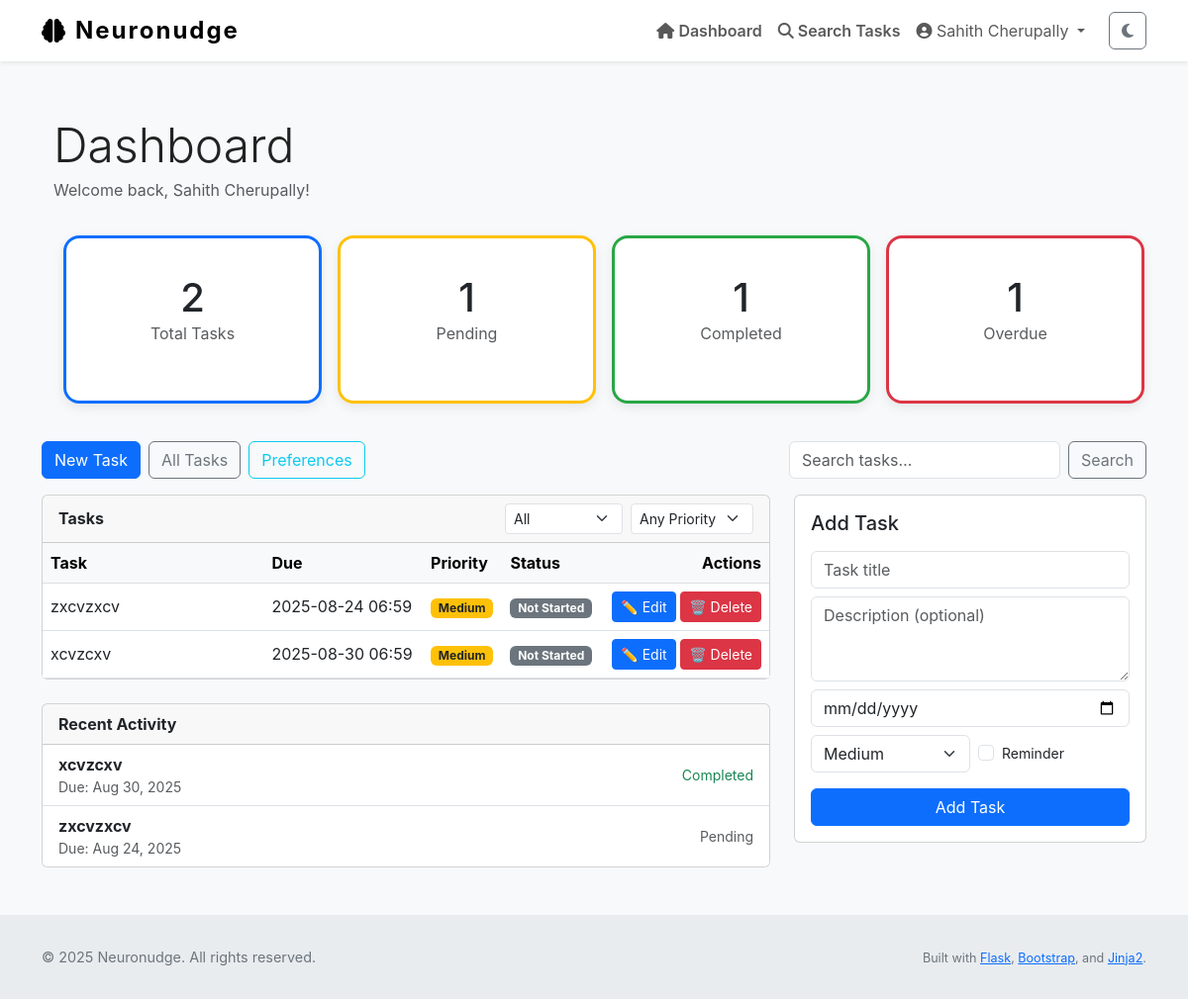
/dashboard/custom (signed in), run on an earlier commit of the app's database.
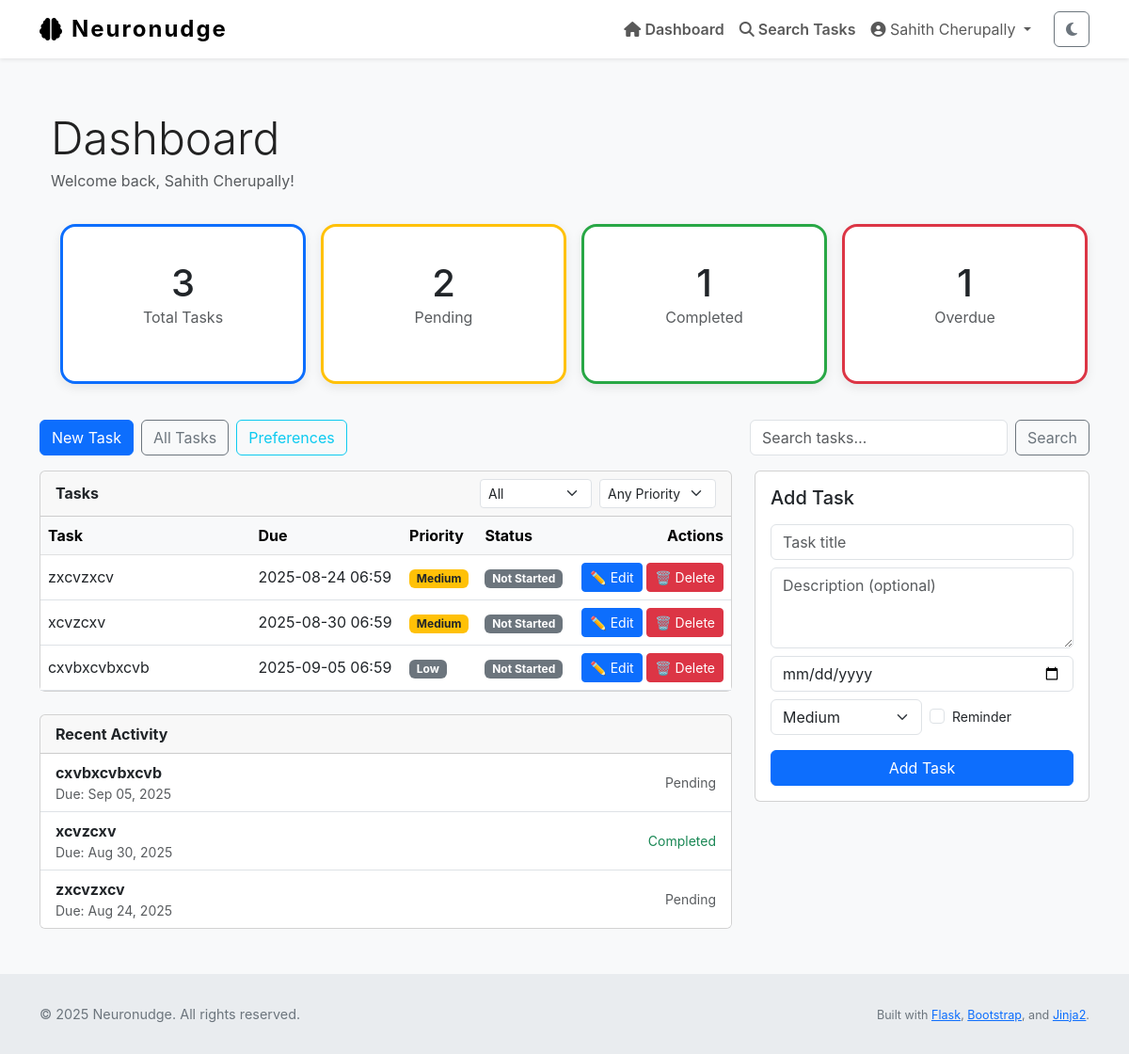
And on a later commit of the database.
### Neuronudge/models.py (models this page shows, shortened)
class Task(db.Model):
    id = db.Column(db.Integer, primary_key=True)
    title = db.Column(db.String(255), nullable=False)
    description = db.Column(db.Text, nullable=False)
    due_date = db.Column(db.DateTime)
    completed = db.Column(db.Boolean, default=False)
    priority = db.Column(db.Integer, default=2)         # 1 = high, 2 = med, 3 = low
    status = db.Column(db.String(20), default='not started')
    reminder_set = db.Column(db.Boolean, default=False)
    created_at = db.Column(db.DateTime, default=datetime.utcnow)
    updated_at = db.Column(db.DateTime, default=datetime.utcnow, onupdate=datetime.utcnow)
    user_id = db.Column(db.Integer, db.ForeignKey('user.id'), nullable=False)

### Neuronudge/views.py (the view, shortened to what this page needs)
@main.route('/dashboard/custom', methods=['GET', 'POST'])
@login_required
def dashboard_customized():
    task_form = TaskForm()
    import json
    preferences = {}
    try:
        prefs_obj = getattr(current_user, 'preferences', None)
        if prefs_obj:
            preferences = {
                "focus_time": getattr(prefs_obj, 'focus_time', 25),
                "break_time": getattr(prefs_obj, 'break_time', 5),
                "long_break_time": getattr(prefs_obj, 'long_break_time', 15),
                "session_goal": getattr(prefs_obj, 'session_goal', 4),
                "notifications_enabled": bool(getattr(prefs_obj, 'notifications_enabled', True)),
                "dark_mode_enabled": bool(getattr(prefs_obj, 'dark_mode_enabled', False)),
                "theme_color": getattr(prefs_obj, 'theme_color', 'blue'),
                "font_size": getattr(prefs_obj, 'font_size', 'medium'),
                "sound_enabled": bool(getattr(prefs_obj, 'sound_enabled', True))
            }
    except Exception as e:
        current_app.logger.exception(f"Error loading preferences for user {getattr(current_user, 'id', 'unknown')}: {e}")
        preferences = {}
    default_preferences = {
        "feature_timer": True,
        "feature_focus_mode": False,
        "feature_scroll_autostart": True,
        "feature_task_stats": False,
        "feature_task_timer": True,
        "feature_deadline_tracker": True,
        "feature_custom_colors": False,
        "feature_auto_reminders": False,
        "feature_priority_sort": True,
        "feature_task_export": False,
        "feature_progress_graphs": False
    }
    for key, value in default_preferences.items():
        if key not in preferences:
            preferences[key] = value
    page = request.args.get('page', 1, type=int)
    per_page = 10
    filter_status = request.args.get('status', 'all')
    filter_priority = request.args.get('priority', 'all')
    search_term = request.args.get('search', '').strip()
    base_query = Task.query.filter_by(user_id=current_user.id)
    if filter_status == 'completed':
        base_query = base_query.filter_by(completed=True)
    elif filter_status == 'pending':
        base_query = base_query.filter_by(completed=False)
    if filter_priority in ['1', '2', '3']:
        base_query = base_query.filter_by(priority=int(filter_priority))
    if search_term:
        try:
            base_query = base_query.filter(Task.title.ilike(f'%{search_term}%'))
        except Exception:
            base_query = base_query.filter(Task.title.like(f'%{search_term}%'))
    try:
        ordered_query = base_query.order_by(Task.priority.asc(), Task.due_date.asc().nulls_last())
    except Exception:
        ordered_query = base_query.order_by(Task.priority.asc(), Task.due_date.asc())
    paginated_tasks = ordered_query.paginate(page=page, per_page=per_page, error_out=False)
    tasks_all = Task.query.filter_by(user_id=current_user.id).all()
    recent_tasks = Task.query.filter_by(user_id=current_user.id).order_by(Task.created_at.desc()).limit(10).all()
    total_tasks = Task.query.filter_by(user_id=current_user.id).count()
    pending_tasks = Task.query.filter_by(user_id=current_user.id, completed=False).count()
    completed_tasks = Task.query.filter_by(user_id=current_user.id, completed=True).count()
    overdue_tasks = Task.query.filter(
        Task.user_id == current_user.id,
        Task.completed == False,
        Task.due_date != None,
        Task.due_date < datetime.utcnow()
    ).count()
    task_counts = {
        'total': total_tasks,
        'pending': pending_tasks,
        'completed': completed_tasks,
        'overdue': overdue_tasks
    }
    onboarding = OnboardingPreferences.query.filter_by(user_id=current_user.id).first()
    features = set()
    try:
        if current_user.dashboard_features:
            if isinstance(current_user.dashboard_features, (list, tuple, set)):
                features.update(current_user.dashboard_features)
            else:
                try:
                    parsed = json.loads(current_user.dashboard_features)
                    if isinstance(parsed, (list, tuple, set)):
                        features.update(parsed)
                except Exception:
                    pass
    except Exception:
        pass
    try:
        if getattr(current_user, 'feature_timer', False):
            features.add('timer')
            features.add('task_timer')
    except Exception:
        pass
    try:
        if getattr(current_user, 'feature_task_timer', False):
            features.add('task_timer')
            features.add('timer')
    except Exception:
        pass
    try:
        if getattr(current_user, 'feature_focus_mode', False):
            features.add('focus_mode')
    except Exception:
        pass
    try:
        if getattr(current_user, 'feature_scroll_autostart', False):
            features.add('scroll_autostart')
    except Exception:
        pass
    try:
        if getattr(current_user, 'feature_task_stats', False):
            features.add('task_stats')
    except Exception:
        pass
    try:
        if getattr(current_user, 'feature_deadline_tracker', False):
            features.add('deadline_tracker')
    except Exception:
        pass
    try:
        if getattr(current_user, 'feature_custom_colors', False):
            features.add('custom_colors')
    except Exception:
        pass
    try:
        if getattr(current_user, 'feature_auto_reminders', False):
            features.add('auto_reminders')
            features.add('reminders')
    except Exception:
        pass
    try:
        if getattr(current_user, 'feature_priority_sort', False):
            features.add('priority_sort')
    except Exception:
        pass
    try:
        if getattr(current_user, 'feature_task_export', False):
            features.add('task_export')
    except Exception:
        pass
    try:
        if getattr(current_user, 'feature_progress_graphs', False):
            features.add('progress_graphs')
            features.add('graphs')
    except Exception:
        pass
    normalized = set()
    features = sorted(list(normalized))
    feature_map = {
        "feature_timer": "timer",
        "feature_focus_mode": "focus_mode",
        "feature_scroll_autostart": "scroll_autostart",
        "feature_task_stats": "task_stats",
        "feature_task_timer": "task_timer",
        "feature_deadline_tracker": "deadline_tracker",
        "feature_custom_colors": "custom_colors",
        "feature_auto_reminders": "reminders",     # << maps to reminders card
        "feature_priority_sort": "priority_sort",
        "feature_task_export": "task_export",
        "feature_progress_graphs": "graphs",       # << maps to graphs
    }
    features = set()
    for fkey, short in feature_map.items():
        if getattr(current_user, fkey, False):
            features.add(short)
    features = sorted(list(features))
    return render_template(
        'dashboard_customized.html',
        user=current_user,
        tasks=tasks_all,
        recent_tasks=recent_tasks,
        task_counts=task_counts,
        filter_status=filter_status,
        filter_priority=filter_priority,
        search_term=search_term,
        paginated_tasks=paginated_tasks,
        onboarding=onboarding,
        features=features,
        preferences=preferences,
        task_form=task_form
    )

### Neuronudge/forms.py (shortened to what this page needs)
class TaskForm(FlaskForm):
    title = StringField("Title", validators=[DataRequired()])
    description = TextAreaField("Description")
    due_date = DateField("Due Date", validators=[DataRequired()])
    due_time = TimeField("Due Time (optional)", validators=[Optional()])
    submit = SubmitField("Save Task")
    reminder_set = BooleanField("Set Reminder?")
    priority = SelectField(
    "Priority",
    choices=[
        ("1", "High"),
        ("2", "Medium"),
        ("3", "Low"),
    ],
    default="2",
    validators=[DataRequired()]
)
    status = SelectField(
        "Status",
        choices=[("not_started", "Not Started"),
                 ("in_progress", "In Progress"),
                 ("completed", "Completed")],
        default="not_started"
    )

### Neuronudge/templates/dashboard_customized.html (shortened to what the changed rows need)
{% extends "layout.html" %}
{% block content %}
<div class="container py-4">
  <div class="d-flex justify-content-between align-items-start mb-4">
    <div>
      <h1 class="display-5 mb-1">Dashboard</h1>
    </div>
  </div>
  <div class="row g-3 mb-4">
  <div class="col-12 col-md-3">
    <button type="button"
            class="card h-100 w-100 text-center btn summary-card-btn {% if (request.args.get('status') or 'all') == 'all' %}active-summary{% endif %}"
            data-href="{{ url_for('main.all_tasks', status='all') }}"
            data-status="all"
            aria-label="Show all tasks">
      <div class="card-body">
        <div class="h1 mb-0">{{ task_counts.total }}</div>
        <div class="text-muted">Total Tasks</div>
      </div>
    </button>
  </div>
  <div class="col-12 col-md-3">
    <button type="button"
            class="card h-100 w-100 text-center btn summary-card-btn {% if (request.args.get('status') or '') == 'pending' %}active-summary{% endif %}"
            data-href="{{ url_for('main.all_tasks', status='pending') }}"
            data-status="pending"
            aria-label="Show pending tasks">
      <div class="card-body">
        <div class="h1 mb-0">{{ task_counts.pending }}</div>
        <div class="text-muted">Pending</div>
      </div>
    </button>
  </div>
</div>
</div>
  <div class="row">
    <div class="col-12 col-lg-8">
      <div class="card mb-4">
        <div class="card-body p-0">
          <div class="table-responsive">
            <table class="table mb-0 align-middle">
              <thead class="table-light">
                <tr>
                  <th style="min-width:220px">Task</th>
                  <th>Due</th>
                  <th>Priority</th>
                  <th>Status</th>
                  <th class="text-end">Actions</th>
                </tr>
              </thead>
              <tbody>
                {% for task in paginated_tasks.items %}
                <tr>
                  <td>{{ task.title }}</td>
                  <td>{{ task.due_date.strftime('%Y-%m-%d %H:%M') if task.due_date else 'No due date' }}</td>
                  <td>
                    {% if task.priority == 1 %}
                      <span class="badge bg-danger">High</span>
                    {% elif task.priority == 2 %}
                      <span class="badge bg-warning text-dark">Medium</span>
                    {% elif task.priority == 3 %}
                      <span class="badge bg-secondary">Low</span>
                    {% else %}
                      <span class="badge bg-secondary">—</span>
                    {% endif %}
                  </td>
                  <td>
                    {% if task.status == 'completed' %}
                        <span class="badge bg-success">Completed</span>
                    {% elif task.status == 'in progress' %}
                        <span class="badge bg-info text-dark">In Progress</span>
                    {% elif task.status == 'not started' %}
                        <span class="badge bg-secondary">Not Started</span>
                    {% elif task.status == 'overdue' %}
                        <span class="badge bg-danger">Overdue</span>
                    {% else %}
                        <span class="badge bg-secondary">{{ task.status }}</span>
                    {% endif %}
                  </td>
                  <td class="text-end">
                    <a href="{{ url_for('main.edit_task', id=task.id) }}" class="btn btn-sm btn-primary">✏️ Edit</a>
                    <button class="btn btn-sm btn-danger delete-task-btn" data-task-id="{{ task.id }}" data-bs-toggle="modal" data-bs-target="#deleteTaskModal">🗑️ Delete</button>
                  </td>
                </tr>
                {% endfor %}
              </tbody>
            </table>
          </div>
        </div>
      </div>
      <div class="card mb-4">
        <ul class="list-group list-group-flush">
          {% for t in recent_tasks %}
          <li class="list-group-item d-flex justify-content-between align-items-center">
            <div>
              <strong>{{ t.title }}</strong>
              <div class="small text-muted">Due: {% if t.due_date %}{{ t.due_date.strftime('%b %d, %Y') }}{% else %}—{% endif %}</div>
            </div>
            <div class="text-end small">
              {% if t.completed %}
                <span class="text-success">Completed</span>
              {% else %}
                <span class="text-muted">Pending</span>
              {% endif %}
            </div>
          </li>
          {% else %}
          <li class="list-group-item text-muted">No recent activity</li>
          {% endfor %}
        </ul>
      </div>
    </div>
  </div>
{% endblock %}

What changed in the data, as far as the page shows it:
added Task: title "cxvbxcvbxcvb", due_date "2025-09-05 06:59", priority "Low", status "Not Started", due_date "Sep 05, 2025", completed "Pending"
Also different on the page:
{{ task_counts.total }}: "2" → "3"
{{ task_counts.pending }}: "1" → "2"
